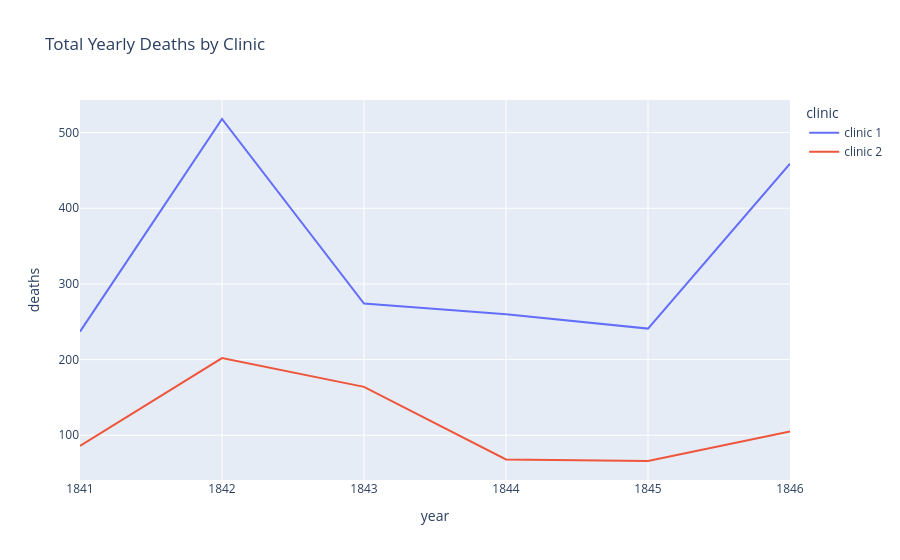

Write notebook code for a chart like this one.
### Code cell
line = px.line(
    df_yearly,
    x="year",
    y="deaths",
    color="clinic",
    title="Total Yearly Deaths by Clinic",
)

line.show()

### Figure 1 — Plotly figure (JSON) as saved in the notebook; plotly's stock layout.template omitted (floating-point values rounded to 4 significant figures)
{"data": [{"hovertemplate": "clinic=clinic 1<br>year=%{x}<br>deaths=%{y}<extra></extra>", "legendgroup": "clinic 1", "line": {"color": "#636efa", "dash": "solid"}, "marker": {"symbol": "circle"}, "mode": "lines", "name": "clinic 1", "orientation": "v", "showlegend": true, "type": "scatter", "x": [1841, 1842, 1843, 1844, 1845, 1846], "xaxis": "x", "y": [237, 518, 274, 260, 241, 459], "yaxis": "y"}, {"hovertemplate": "clinic=clinic 2<br>year=%{x}<br>deaths=%{y}<extra></extra>", "legendgroup": "clinic 2", "line": {"color": "#EF553B", "dash": "solid"}, "marker": {"symbol": "circle"}, "mode": "lines", "name": "clinic 2", "orientation": "v", "showlegend": true, "type": "scatter", "x": [1841, 1842, 1843, 1844, 1845, 1846], "xaxis": "x", "y": [86, 202, 164, 68, 66, 105], "yaxis": "y"}], "layout": {"legend": {"title": {"text": "clinic"}, "tracegroupgap": 0}, "title": {"text": "Total Yearly Deaths by Clinic"}, "xaxis": {"anchor": "y", "domain": [0, 1], "title": {"text": "year"}}, "yaxis": {"anchor": "x", "domain": [0, 1], "title": {"text": "deaths"}}}}
